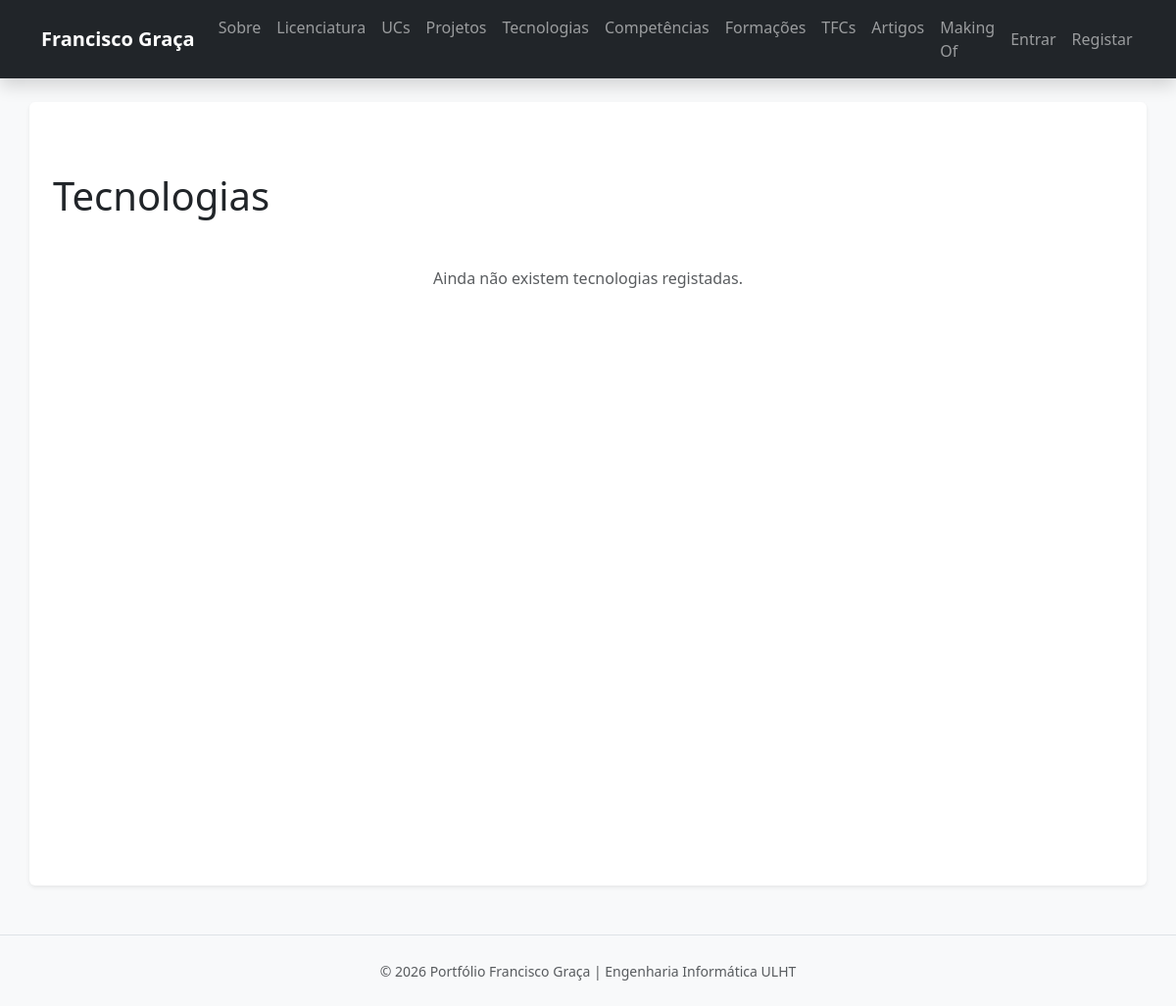
The page /portfolio/tecnologias/ on the database as committed earlier.
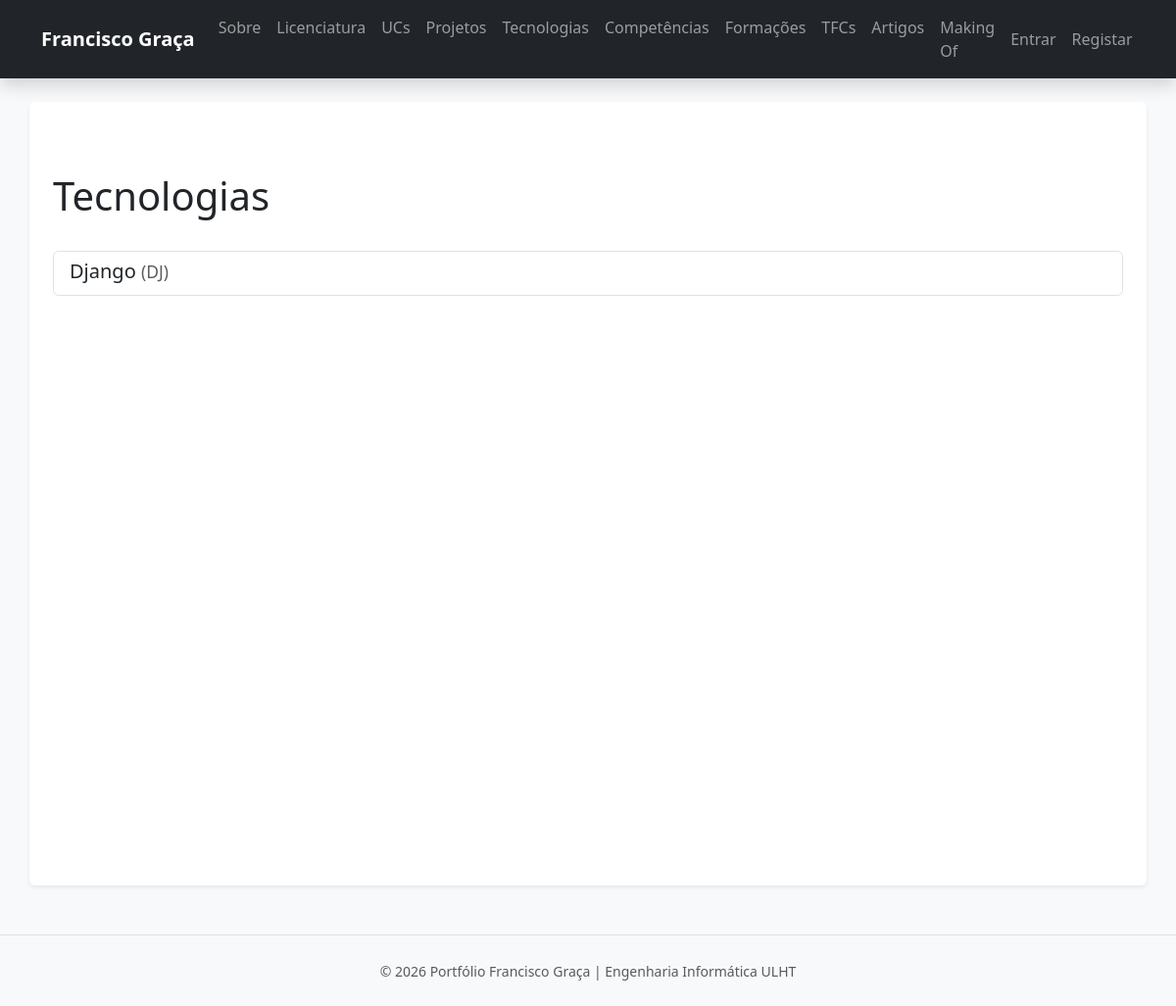
The same page on the database as committed later.
### portfolio/models.py (models this page shows, shortened)
class Tecnologia(models.Model):
    nome = models.CharField(max_length=50)
    acronimo = models.CharField(max_length=10, blank=True)
    logo = models.ImageField(upload_to='tecnologias/', blank=True)
    link_oficial = models.URLField(blank=True)
    preferencia = models.IntegerField(default=1)
    descricao = models.TextField(blank=True) # Requisito 2.4.3
    tipo = models.ForeignKey(TipoTecnologia, on_delete=models.CASCADE, related_name='tecnologias', null=True) # Requisito 2.4.3

### portfolio/views.py (the view)
# urls.py: path('tecnologias/', views.tecnologias_view, name='tecnologias'),
def tecnologias_view(request):
    context = {'tecnologias': Tecnologia.objects.all().order_by('-preferencia')}
    return render(request, 'portfolio/tecnologias.html', context)

### portfolio/templates/portfolio/tecnologias.html (shortened to what this page needs)
{% extends 'portfolio/base.html' %}
{% block content %}
<div class="container mt-4">
    <div class="d-flex justify-content-between align-items-center mb-4">
        <h1>Tecnologias</h1>
    </div>
    <div class="list-group">
        {% for tecnologia in tecnologias %}
            <div class="list-group-item list-group-item-action d-flex justify-content-between align-items-center">
                <div>
                    <h5 class="mb-1">{{ tecnologia.nome }}
                        {% if tecnologia.acronimo %}
                            <small class="text-muted">({{ tecnologia.acronimo }})</small>
                        {% endif %}
                    </h5>
                </div>
            </div>
        {% empty %}
            <p class="text-center text-muted mt-3">Ainda não existem tecnologias registadas.</p>
        {% endfor %}
    </div>
</div>
{% endblock %}

Rows that differ between the two databases and show on the page:
added Tecnologia: nome "Django", acronimo "DJ"
Other text that changed with them:
text no longer shown: "Ainda não existem tecnologias registadas."
